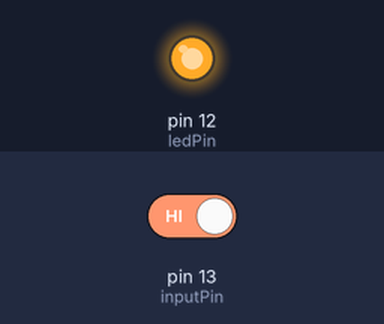
Bench run of a sketch on a simulated Arduino Uno, built with avr-gcc and run on an emulated ATmega328P. On the bench: output pins drawn as LEDs (lit = HIGH). The inputs (shaded band) are chosen by the test bench; at power-on: pin 13 (inputPin) HIGH.

Above: at 4.8 s.
4.9 s: pin 13 (inputPin) driven LOW
At 6.4 s:
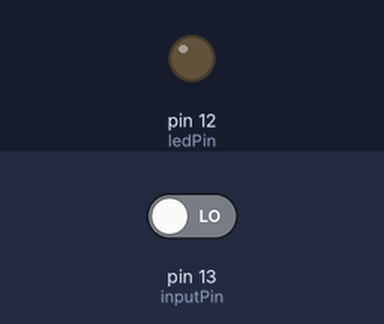
7.6 s: pin 13 (inputPin) driven HIGH
At 9.1 s:
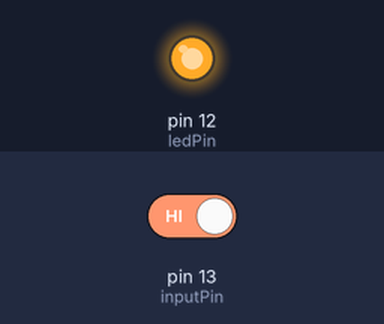
Timing chart, 0 to 10.6 s (numbered marks = the images above; inputs shaded):
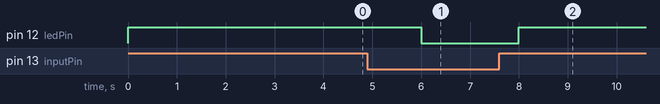

Measured:
- after the input at 4.9 s, pin 12 (ledPin): HIGH → LOW after 1.1 s
- after the input at 7.6 s, pin 12 (ledPin): LOW → HIGH after 0.40 s

The sketch:

IR_Sensor.ino
```cpp
int ledPin = 12; // choose pin for the LED
int inputPin = 13; // choose input pin (for Infrared sensor)
int val = 0; // variable for reading the pin status

void setup()
{
   pinMode(ledPin, OUTPUT); // declare LED as output
   pinMode(inputPin, INPUT); // declare Infrared sensor as input
}

void loop()
{
   val = digitalRead(inputPin); // read input value
   if (val == LOW)
   { // check if the input is HIGH
      digitalWrite(ledPin, LOW); // turn LED OFF
   }
   else
   {
      digitalWrite(ledPin, HIGH); // turn LED ON
   }
   delay(2000);
}
```
